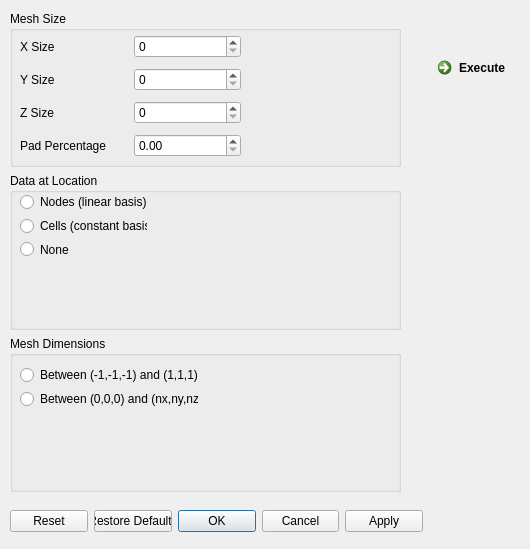
<?xml version="1.0" encoding="UTF-8"?>
<ui version="4.0">
 <class>CreateLatVol</class>
 <widget class="QDialog" name="CreateLatVol">
  <property name="geometry">
   <rect>
    <x>0</x>
    <y>0</y>
    <width>530</width>
    <height>549</height>
   </rect>
  </property>
  <property name="windowTitle">
   <string>Dialog</string>
  </property>
  <widget class="QDialogButtonBox" name="buttonBox">
   <property name="geometry">
    <rect>
     <x>10</x>
     <y>510</y>
     <width>413</width>
     <height>23</height>
    </rect>
   </property>
   <property name="orientation">
    <enum>Qt::Horizontal</enum>
   </property>
   <property name="standardButtons">
    <set>QDialogButtonBox::Apply|QDialogButtonBox::Cancel|QDialogButtonBox::Ok|QDialogButtonBox::Reset|QDialogButtonBox::RestoreDefaults</set>
   </property>
   <property name="centerButtons">
    <bool>false</bool>
   </property>
  </widget>
  <widget class="QCommandLinkButton" name="executeButton_">
   <property name="geometry">
    <rect>
     <x>430</x>
     <y>50</y>
     <width>185</width>
     <height>41</height>
    </rect>
   </property>
   <property name="text">
    <string>Execute</string>
   </property>
  </widget>
  <widget class="QWidget" name="layoutWidget">
   <property name="geometry">
    <rect>
     <x>10</x>
     <y>11</y>
     <width>391</width>
     <height>481</height>
    </rect>
   </property>
   <layout class="QGridLayout" name="gridLayout_2">
    <item row="0" column="0">
     <widget class="QGroupBox" name="groupBox">
      <property name="title">
       <string>Mesh Size</string>
      </property>
      <widget class="QWidget" name="layoutWidget">
       <property name="geometry">
        <rect>
         <x>10</x>
         <y>20</y>
         <width>221</width>
         <height>131</height>
        </rect>
       </property>
       <layout class="QGridLayout" name="gridLayout">
        <item row="0" column="0">
         <widget class="QLabel" name="label">
          <property name="text">
           <string>X Size</string>
          </property>
         </widget>
        </item>
        <item row="0" column="1">
         <widget class="QSpinBox" name="spinBox"/>
        </item>
        <item row="1" column="0">
         <widget class="QLabel" name="label_2">
          <property name="text">
           <string>Y Size</string>
          </property>
         </widget>
        </item>
        <item row="1" column="1">
         <widget class="QSpinBox" name="spinBox_2"/>
        </item>
        <item row="2" column="0">
         <widget class="QLabel" name="label_3">
          <property name="text">
           <string>Z Size</string>
          </property>
         </widget>
        </item>
        <item row="2" column="1">
         <widget class="QSpinBox" name="spinBox_3"/>
        </item>
        <item row="3" column="0">
         <widget class="QLabel" name="label_4">
          <property name="text">
           <string>Pad Percentage</string>
          </property>
         </widget>
        </item>
        <item row="3" column="1">
         <widget class="QDoubleSpinBox" name="doubleSpinBox"/>
        </item>
       </layout>
      </widget>
     </widget>
    </item>
    <item row="1" column="0">
     <widget class="QGroupBox" name="groupBox_2">
      <property name="title">
       <string>Data at Location</string>
      </property>
      <widget class="QWidget" name="layoutWidget">
       <property name="geometry">
        <rect>
         <x>10</x>
         <y>20</y>
         <width>127</width>
         <height>65</height>
        </rect>
       </property>
       <layout class="QVBoxLayout" name="verticalLayout_2">
        <item>
         <widget class="QRadioButton" name="radioButton">
          <property name="text">
           <string>Nodes (linear basis)</string>
          </property>
         </widget>
        </item>
        <item>
         <widget class="QRadioButton" name="radioButton_2">
          <property name="text">
           <string>Cells (constant basis)</string>
          </property>
         </widget>
        </item>
        <item>
         <widget class="QRadioButton" name="radioButton_3">
          <property name="text">
           <string>None</string>
          </property>
         </widget>
        </item>
       </layout>
      </widget>
     </widget>
    </item>
    <item row="2" column="0">
     <widget class="QGroupBox" name="groupBox_3">
      <property name="title">
       <string>Mesh Dimensions</string>
      </property>
      <widget class="QWidget" name="layoutWidget">
       <property name="geometry">
        <rect>
         <x>10</x>
         <y>30</y>
         <width>178</width>
         <height>42</height>
        </rect>
       </property>
       <layout class="QVBoxLayout" name="verticalLayout_3">
        <item>
         <widget class="QRadioButton" name="radioButton_4">
          <property name="text">
           <string>Between (-1,-1,-1) and (1,1,1)</string>
          </property>
         </widget>
        </item>
        <item>
         <widget class="QRadioButton" name="radioButton_5">
          <property name="text">
           <string>Between (0,0,0) and (nx,ny,nz)</string>
          </property>
         </widget>
        </item>
       </layout>
      </widget>
     </widget>
    </item>
   </layout>
  </widget>
 </widget>
 <resources/>
 <connections>
  <connection>
   <sender>buttonBox</sender>
   <signal>accepted()</signal>
   <receiver>CreateLatVol</receiver>
   <slot>accept()</slot>
   <hints>
    <hint type="sourcelabel">
     <x>248</x>
     <y>254</y>
    </hint>
    <hint type="destinationlabel">
     <x>157</x>
     <y>274</y>
    </hint>
   </hints>
  </connection>
  <connection>
   <sender>buttonBox</sender>
   <signal>rejected()</signal>
   <receiver>CreateLatVol</receiver>
   <slot>reject()</slot>
   <hints>
    <hint type="sourcelabel">
     <x>316</x>
     <y>260</y>
    </hint>
    <hint type="destinationlabel">
     <x>286</x>
     <y>274</y>
    </hint>
   </hints>
  </connection>
 </connections>
</ui>
